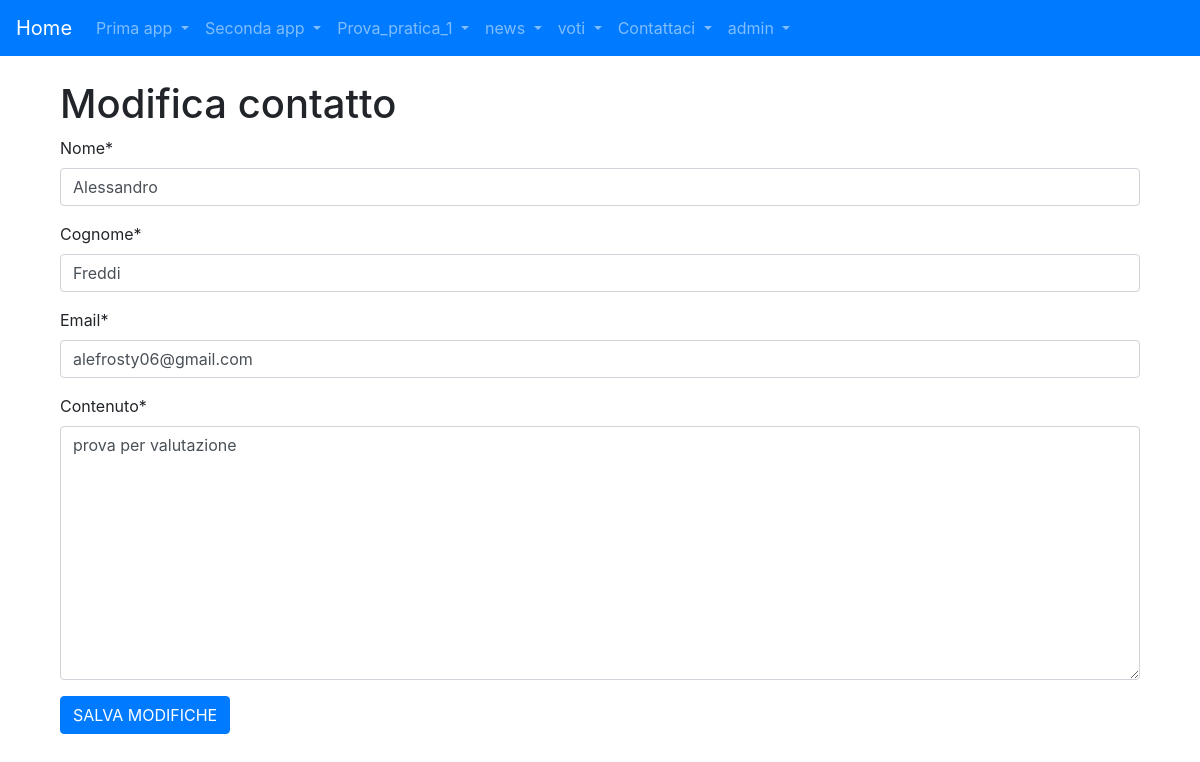
The app's page /forms_app/modifica_contatto/4 (signed in) with its own data.
### forms_app/models.py (models this page shows)
class Contatto(models.Model):
    nome = models.CharField(max_length=100)
    cognome = models.CharField(max_length=100)
    email = models.EmailField(max_length=200)
    contenuto = models.TextField()

### forms_app/views.py (the view)
# urls.py: path('modifica_contatto/<int:pk>', modifica_contatto, name='modifica_contatto'),
@login_required(login_url="/accounts/login")
def modifica_contatto(request, pk):
    contatto = get_object_or_404(Contatto, id=pk)
    if request.method == "GET": #prima chiamata get per caricare il form
        form = FormContatto(instance=contatto) #al costruttore del form passo il contatto prelevato dal db
    if request.method == "POST": #seconda chiamata post per modificare il contatto
        form = FormContatto(request.POST, instance=contatto) #ora passo oltre al contatto prelevato dal db anche i dati modificati
        if form.is_valid():
            form.save()
            return redirect('forms_app:lista-contatti') # url che reindirizza alla pagina lista_contatti.html
    context={'form': form, 'contatto': contatto}
    return render(request, 'forms_app/modifica_contatto.html', context)

### forms_app/forms.py
class FormContatto(forms.ModelForm):
    class Meta:
        model = Contatto
        fields = "__all__"

### forms_app/templates/forms_app/modifica_contatto.html (shortened to what this page needs)
{% extends "base.html"%}
{% load crispy_forms_tags %}
{% block content %}
<div class="container">
    <h1>Modifica contatto</h1>
    <form method="post">
        {{ form|crispy }}
        <input type="submit" class="btn btn-primary" value="SALVA MODIFICHE">
    </form>
</div>
{% endblock content %}

### templates/base.html (shortened to what this page needs)
{% load static %}
<!DOCTYPE html>
<html lang="en">
<head>
  <link rel="stylesheet" href="https://cdn.jsdelivr.net/npm/bootstrap@4.5.3/dist/css/bootstrap.min.css"
 />
   <link rel="stylesheet" href="https://cdnjs.cloudflare.com/ajax/libs/font-awesome/5.15.4/css/all.min.css">
</head>
<body>
  <nav class="navbar navbar-expand-lg navbar-dark bg-primary light">
    <a class="navbar-brand" href="/">Home</a>
    <div class="collapse navbar-collapse" id="navbarSupportedContent">
      <ul class="navbar-nav mr-auto">
        <li class="nav-item dropdown">
          <a class="nav-link dropdown-toggle" href="#" id="navbarDropdown" role="button" data-toggle="dropdown"
            aria-haspopup="true" aria-expanded="false">
            Prima app
          </a>
        </li>
        <li class="nav-item dropdown">
          <a class="nav-link dropdown-toggle" href="#" id="navbarDropdown" role="button" data-toggle="dropdown"
            aria-haspopup="true" aria-expanded="false">
            Seconda app
          </a>
        </li>
        <li class="nav-item dropdown">
          <a class="nav-link dropdown-toggle" href="#" id="navbarDropdown" role="button" data-toggle="dropdown"
            aria-haspopup="true" aria-expanded="false">
            Prova_pratica_1
          </a>
        </li>
        <li class="nav-item dropdown">
          <a class="nav-link dropdown-toggle" href="#" id="navbarDropdown" role="button" data-toggle="dropdown"
            aria-haspopup="true" aria-expanded="false">
            news
          </a>
        </li>
        <li class="nav-item dropdown">
          <a class="nav-link dropdown-toggle" href="#" id="navbarDropdown" role="button" data-toggle="dropdown"
            aria-haspopup="true" aria-expanded="false">
            voti
          </a>
        </li>
        <li class="nav-item dropdown">
          <a class="nav-link dropdown-toggle" href="#" id="navbarDropdown" role="button" data-toggle="dropdown"
            aria-haspopup="true" aria-expanded="false">
            Contattaci
          </a>
        </li>
        {% if request.user.is_authenticated %}
        <li class="nav-item dropdown">
            <a class="nav-link dropdown-toggle" href="#" id="navbarDropdown" role="button"
              data-toggle="dropdown" aria-haspopup="true" aria-expanded="false">
              {{ request.user.username }}
            </a>
        </li>
    {% endif %}
      </ul>
    </div>
  </nav>
  <div class="container my-4">
    {%block content%}
    {%endblock content%}
</body>
</html>

### records on screen
Contatto: nome "Alessandro", cognome "Freddi", email "alefrosty06@gmail.com", contenuto "prova per valutazione"

### other values on screen
{{ request.user.username }} "admin"
